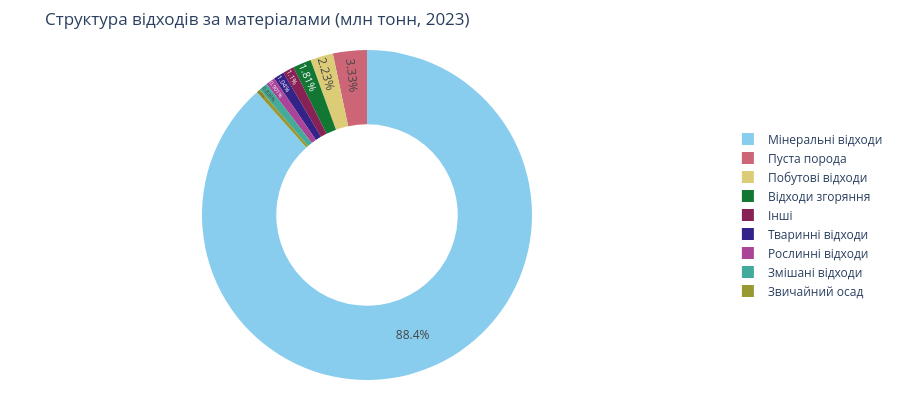

This figure's notebook cell:
### Code cell
#ГРАФІК 2 — Структура за матеріалами (donut)

fig2 = go.Figure(go.Pie(
    labels=mat_names,
    values=[round(v, 2) for v in mat_vals],
    hole=0.55,
    marker_colors=COLORS,
    hovertemplate="%{label}: %{value:.2f} млн т (%{percent})<extra></extra>",
    textinfo="percent",
    textposition="inside",
))
fig2.update_layout(
    title="Структура відходів за матеріалами (млн тонн, 2023)",
    height=420,
    legend=dict(orientation="v", x=1.02, y=0.5),
    margin=dict(l=20, r=160, t=50, b=40),
)

### Figure 1 — Plotly figure (JSON) as saved in the notebook; plotly's stock layout.template omitted (floating-point values rounded to 4 significant figures)
{"data": [{"hole": 0.55, "hovertemplate": "%{label}: %{value:.2f} млн т (%{percent})<extra></extra>", "labels": ["Мінеральні відходи", "Пуста порода", "Побутові відходи", "Відходи згоряння", "Тваринні відходи", "Рослинні відходи", "Змішані відходи", "Звичайний осад", "Інші"], "marker": {"colors": ["rgb(136, 204, 238)", "rgb(204, 102, 119)", "rgb(221, 204, 119)", "rgb(17, 119, 51)", "rgb(51, 34, 136)", "rgb(170, 68, 153)", "rgb(68, 170, 153)", "rgb(153, 153, 51)", "rgb(136, 34, 85)", "rgb(102, 17, 0)", "rgb(136, 136, 136)"]}, "textinfo": "percent", "textposition": "inside", "type": "pie", "values": [217.8, 8.2, 5.49, 4.46, 2.57, 2.22, 2.06, 0.95, 2.72]}], "layout": {"height": 420, "legend": {"orientation": "v", "x": 1.02, "y": 0.5}, "margin": {"b": 40, "l": 20, "r": 160, "t": 50}, "title": {"text": "Структура відходів за матеріалами (млн тонн, 2023)"}}}
